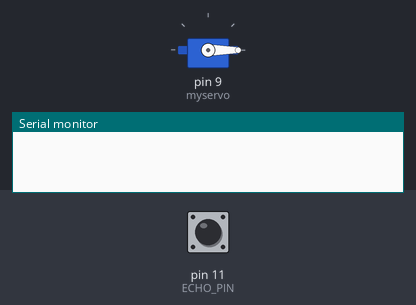
Recording of a sketch running on a simulated Arduino Uno, built with avr-gcc and run on an emulated ATmega328P. Parts: servo, the last lines printed to the serial monitor. The inputs (shaded band) are chosen by the test bench; at power-on: pin 11 (ECHO_PIN) LOW.

Above: at 1.2 s.
1.3 s: pin 11 (ECHO_PIN) pulsed HIGH 2 times (0.12 s each, 0.3 s apart)
At 5.94 s:
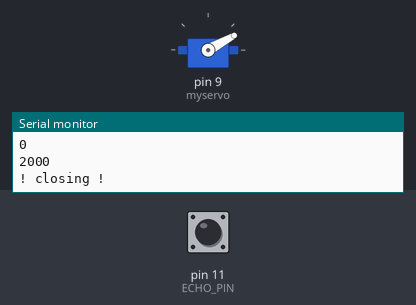
At 8.5 s:
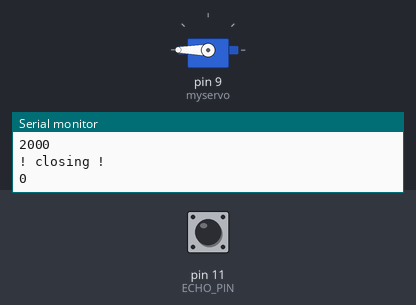
Timing chart, 0 to 10.0 s (numbered marks = the images above; inputs shaded):
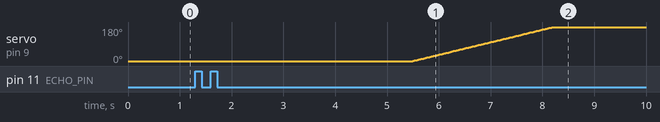

The sketch:

claw-apsc101-V2.ino
```cpp
#include <Servo.h>;
Servo myservo;
#define VCC_PIN 13
#define TRIGGER_PIN 12
#define ECHO_PIN 11
#define GROUND_PIN 10

long prevmillis = 0;
long interval = 2000; //delay for closing and opening claw
int toClose = 0;
int toOpen = 0;
int switchClosed = 0;
int clawClosed = 0;
long distance = 200;
void setup() {
  Serial.begin(9600);
  pinMode(10, INPUT_PULLUP);
  myservo.attach(9);
  myservo.write(0);
  //prevmillis = millis();
}

void loop() {

  delay(250);
  distance = sonarRead();
  if (distance >= 10 && switchClosed) {
    switchClosed = 0;
    toOpen = 1;
    delay(10);
    Serial.println("|| switch went from closed to open (lifted up) ||");
  }
  if (distance < 10 && !switchClosed) {
    if (clawClosed) {
      toOpen = 1;
      toClose = 0;
    } else {
      toOpen = 0;
      toClose = 1;
    }
    switchClosed = 1;
    setTimer();
    Serial.println("-- switch went from open to closed --");
  }
  if (interval < (millis() - prevmillis)) {
    Serial.println(interval);
    //Serial.println();
    if (toClose) {
      Serial.println("! closing !");
      closeClaw();
      toClose = 0;
      toOpen = 0;
      clawClosed = 1;
    }
    if (toOpen && distance < 10) {
      Serial.println("! opening !");
      openClaw();
      toOpen = 0;
      toClose = 0;
      clawClosed = 0;
    }
  }
  Serial.println(distance);
}
long sonarRead() {
  digitalWrite(TRIGGER_PIN, LOW);
  delayMicroseconds(2);

  digitalWrite(TRIGGER_PIN, HIGH);
  delayMicroseconds(20);

  digitalWrite(TRIGGER_PIN, LOW);

  long duration = pulseIn(ECHO_PIN, HIGH);
  long d = duration * 0.034 / 2;
  return d;
}
void setTimer(){
  prevmillis = millis();
}
void closeClaw(){
  for(int pos = 0; pos <= 180; pos += 1){
    myservo.write(pos);
    delay(15);
  }
}

void openClaw(){
  for(int pos = 180; pos >= 0; pos -= 1){
    myservo.write(pos);
    delay(15);
  }
}
```
